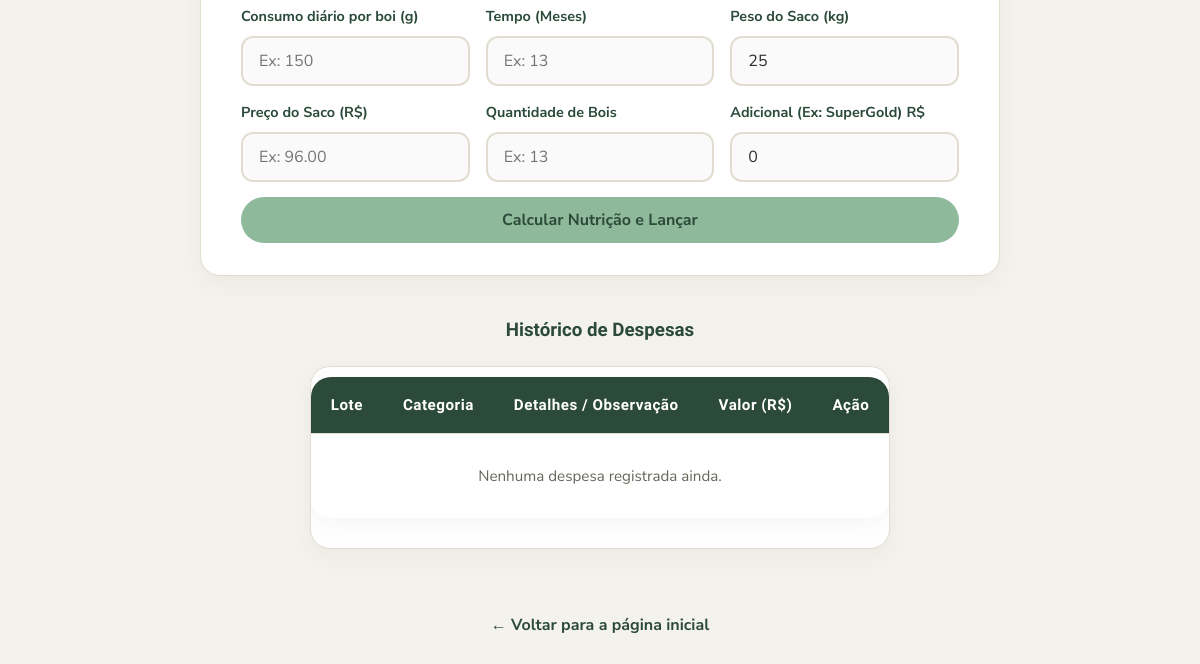
The page /despesas (lower part) on the database as committed earlier.
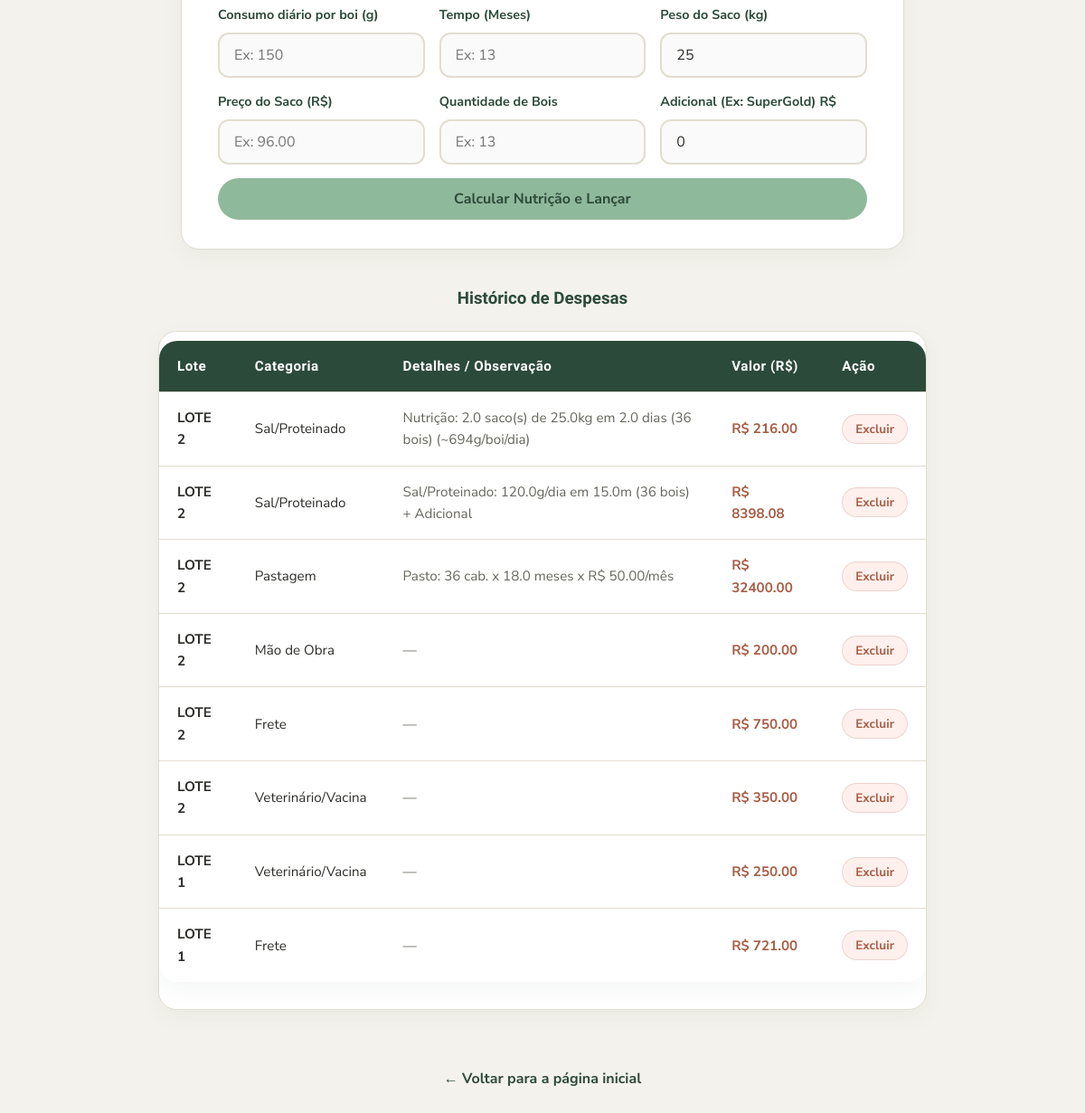
The same page on the database as committed later.
### tables this page shows
CREATE TABLE despesas (
            id INTEGER PRIMARY KEY AUTOINCREMENT,
            lote_id INTEGER,
            categoria TEXT,
            valor REAL,
            observacao TEXT,
            FOREIGN KEY(lote_id) REFERENCES lotes(id)
        );

CREATE TABLE lotes (
            id INTEGER PRIMARY KEY AUTOINCREMENT,
            identificacao TEXT NOT NULL,
            fase_atual TEXT NOT NULL,
            categoria_animal TEXT,
            data_inicio TEXT,
            qtd_cabecas INTEGER,
            custo_bezerro_unitario REAL,
            custo_total_compra REAL,
            valor_venda_total REAL,
            total_arrobas_vendidas REAL,
            status TEXT DEFAULT 'Em Andamento'
        );

### app.py (the view, shortened to what this page needs)
@app.route('/despesas', methods=['GET', 'POST'])
def despesas():
    conexao = conectar()
    lista_despesas = conexao.execute('''
        SELECT despesas.*, lotes.identificacao
        FROM despesas
        JOIN lotes ON despesas.lote_id = lotes.id
        ORDER BY despesas.id DESC
    ''').fetchall()
    lista_lotes = conexao.execute('SELECT * FROM lotes WHERE status = "Em Andamento"').fetchall()
    conexao.close()
    return render_template('despesas.html', despesas=lista_despesas, lotes=lista_lotes)

### config_banco.py (called while the page is built)
def conectar():
    conexao = sqlite3.connect('dados.db')
    conexao.row_factory = sqlite3.Row
    return conexao

### templates/despesas.html (shortened to what this page needs)
{% extends "base.html" %}
{% block conteudo %}
<div class="form-caixa" style="max-width: 800px; margin-left: auto; margin-right: auto; margin-bottom: 40px;">
    <form action="{{ url_for('despesas') }}" method="POST">
        <div class="form-linha">
            <div class="campo">
                <label>Consumo diário por boi (g)</label>
                <input type="number" name="gramas_dia" placeholder="Ex: 150" required>
            </div>
            <div class="campo">
                <label>Tempo (Meses)</label>
                <input type="number" step="0.1" name="meses_nutricao" placeholder="Ex: 13" required>
            </div>
            <div class="campo">
                <label>Peso do Saco (kg)</label>
                <input type="number" name="peso_saco_kg" value="25" required>
            </div>
        </div>
        <div class="form-linha" style="margin-top: 15px;">
            <div class="campo">
                <label>Preço do Saco (R$)</label>
                <input type="number" step="0.01" name="preco_saco" placeholder="Ex: 96.00" required>
            </div>
            <div class="campo">
                <label>Quantidade de Bois</label>
                <input type="number" name="qtd_bois_nutricao" placeholder="Ex: 13" required>
            </div>
            <div class="campo">
                <label>Adicional (Ex: SuperGold) R$</label>
                <input type="number" step="0.01" name="valor_adicional" value="0">
            </div>
        </div>
        <button type="submit" style="margin-top: 15px; width: 100%;">Calcular Nutrição e Lançar</button>
    </form>
</div>
<div style="max-width: 850px; margin: 0 auto;">
    <h3 style="text-align: center; margin-bottom: 20px;">Histórico de Despesas</h3>
    <div style="background-color: var(--branco); border: 1.5px solid var(--borda); border-radius: var(--raio); box-shadow: var(--sombra-suave); overflow: hidden;">
        <div style="overflow-x: auto;">
            <table>
                <thead>
                    <tr>
                        <th>Lote</th>
                        <th>Categoria</th>
                        <th>Detalhes / Observação</th>
                        <th>Valor (R$)</th>
                        <th>Ação</th>
                    </tr>
                </thead>
                <tbody>
                    {% for despesa in despesas %}
                    <tr>
                        <td><strong>{{ despesa.identificacao }}</strong></td>
                        <td>{{ despesa.categoria }}</td>
                        <td style="color: var(--texto-suave);">{{ despesa.observacao or '—' }}</td>
                        <td style="font-weight: bold; color: var(--terracota-escuro);">R$ {{ "%.2f"|format(despesa.valor) }}</td>
                        <td>
                            <form action="{{ url_for('excluir_despesa', id_despesa=despesa.id) }}" method="POST" style="margin: 0;" onsubmit="return confirm('Deseja realmente apagar esta despesa?');">
                                <button type="submit" class="excluir" style="margin-top: 0; padding: 6px 14px; border-radius: 999px;">Excluir</button>
                            </form>
                        </td>
                    </tr>
                    {% else %}
                    <tr>
                        <td colspan="5" style="text-align: center; padding: 30px; color: var(--texto-suave);">Nenhuma despesa registrada ainda.</td>
                    </tr>
                    {% endfor %}
                </tbody>
            </table>
        </div>
    </div>
</div>
<div style="text-align: center; margin-top: 40px;">
    <a class="voltar" href="{{ url_for('index') }}">← Voltar para a página inicial</a>
</div>
{% endblock %}

Rows that differ between the two databases and show on the page:
added despesas: identificacao "LOTE 2", categoria "Sal/Proteinado", observacao "Nutrição: 2.0 saco(s) de 25.0kg em 2.0 dias (36 bois) (~694g/boi/dia)", valor "216.00"
added despesas: identificacao "LOTE 2", categoria "Sal/Proteinado", observacao "Sal/Proteinado: 120.0g/dia em 15.0m (36 bois) + Adicional", valor "8398.08"
added despesas: identificacao "LOTE 2", categoria "Pastagem", observacao "Pasto: 36 cab. x 18.0 meses x R$ 50.00/mês", valor "32400.00"
added despesas: identificacao "LOTE 2", categoria "Mão de Obra", observacao "—", valor "200.00"
added despesas: identificacao "LOTE 2", categoria "Frete", observacao "—", valor "750.00"
added despesas: identificacao "LOTE 2", categoria "Veterinário/Vacina", observacao "—", valor "350.00"
added despesas: identificacao "LOTE 1", categoria "Veterinário/Vacina", observacao "—", valor "250.00"
added despesas: identificacao "LOTE 1", categoria "Frete", observacao "—", valor "721.00"
Other text that changed with them:
text no longer shown: "Nenhuma despesa registrada ainda."
